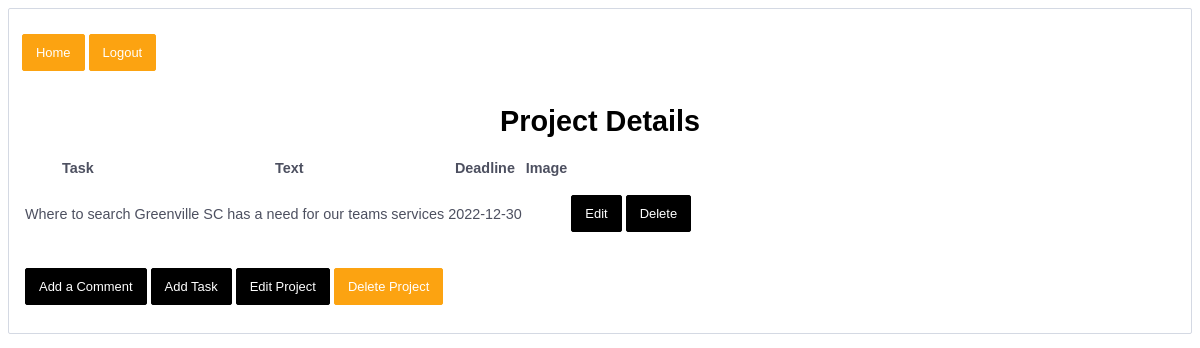
Page /5 (signed in) on the committed database.
### models.py (models this page shows, shortened)
class Task(db.Model):
	id = db.Column("id", db.Integer, primary_key=True)
	project_id = db.Column("project_id", db.Integer)
	name = db.Column("name", db.String(200))
	text = db.Column("text", db.String(200))
	deadline = db.Column("deadline", db.String(10))
	imageUrl = db.Column("imageUrl", db.String(200))
	user_id = db.Column(db.Integer, db.ForeignKey("user.id"), nullable=False)

### jams01.py (the view)
@app.route('/<project_id>')
def project(project_id):
    if session.get('user'):
        my_project = db.session.query(Project).filter_by(id=project_id).one()
        my_tasks = db.session.query(Task).filter_by(project_id=project_id).all()
        return render_template('view.html', project=my_project, tasks=my_tasks, user=session['user'])
    else:
        return redirect(url_for('login'))

### templates/view.html (shortened to what this page needs)
<!DOCTYPE html>
<html lang="en">
    <head>
        <link rel="stylesheet" href="{{ url_for('static', filename='main.css') }}">
        <link rel="stylesheet" href="{{ url_for('static', filename='forms.css') }}">
    </head>
    <body>
        <div class="navdiv">
            <nav>
                <form> <input type ="button" onclick="window.location.href='{{ url_for('user') }}';" value="Home" />
                <input type ="button" onclick="window.location.href='{{ url_for('logout') }}';" value="Logout" /> </form>
            </nav>
        </div>
        <h1>Project Details</h1>
        <table>
            <tr>
                <th>Task</th>
                <th>Text</th>
                <th>Deadline</th>
                <th>Image</th>
            </tr>
            {% for task in tasks %}
            <tr>
                <td>{{ task.name }}</td>
                <td>{{ task.text }}</td>
                <td>{{ task.deadline }}</td>
                <td><img src="{{ task.imageUrl }}" width="200px"></td>
                {% if user == project.user %}
                    <td>
                        <form action="{{ url_for('edit', task_id=task.id, project_id=project.id) }}" method="get">
                            <input type="submit" value="Edit">
                        </form>
                    </td>
                    <td>
                        <form action="{{url_for('delete', task_id=task.id) }}" method="post">
                            <input type="submit" value="Delete">
                        </form>
                    </td>
                {% endif %}
                <br>
            </tr>
            {% endfor %}
        </table>
        <table>
        <tr>
            <td>
                <form action="{{ url_for('comment', project_id=project.id) }}"> <input type="submit" value="Add a Comment"> </form>
            </td>
            {% if user == project.user %}
                <td>
                    <form action="{{ url_for('create', project_id=project.id) }}"> <input type="submit" value="Add Task"></form>
                </td>
                <td>
                    <form action="{{ url_for('editproject', project_id=project.id) }}"> <input type="submit" value="Edit Project"></form>
                </td>
                <td>
                    <form> <input type ="button" onclick="window.location.href='{{ url_for('deleteproject', project_id=project.id) }}';" value="Delete Project" /> </form>
                </td>
            {% endif %}
        </tr>
        </table>
    </body>
</html>

### static/main.css (style rules this page uses)
body { padding: 10px 13px; margin-bottom: 15px; border-radius: 2px; border: 1px solid #d4d9e3; font-weight: 200; color: #4d5060; font-family: 'Poppins', sans-serif; font-size: .9em; }
h1 { text-align: center; color: rgb(0,0,0); margin-bottom: 3px; display: block; font-weight: 10000; }
input[type="button"] { background: rgb(252, 163, 17); border: 0; color: white; border-radius: 2px; margin-top: 15px; font-weight: 400; border: 1px solid rgb(252, 163, 17); transition: all .3s ease-out; }

### static/forms.css (style rules this page uses)
form { background: white; width: 100%; }
input, textarea { padding: 10px 13px; margin-bottom: 15px; border-radius: 2px; border: 1px solid #d4d9e3; font-weight: 200; color: #4d5060; font-family: 'Poppins', sans-serif; font-size: .9em; }
input[type="submit"] { background: rgb(0, 0, 0); border: 0; color: white; border-radius: 2px; margin-top: 15px; font-weight: 400; border: 1px solid rgb(0, 0, 0); transition: all .3s ease-out; }

### rows in the picture
Task: name "Where to search", text "Greenville SC has a need for our teams services", deadline "2022-12-30"
